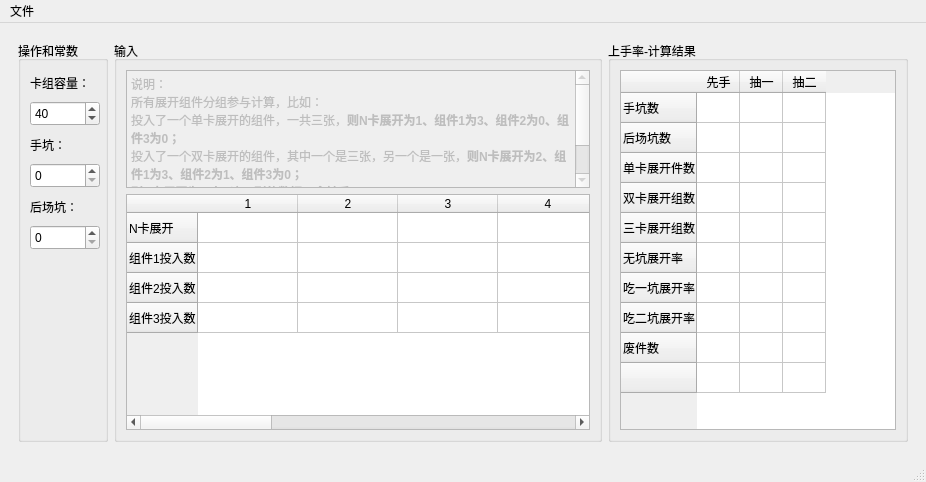
<?xml version="1.0" encoding="UTF-8"?>
<ui version="4.0">
 <class>MainWindow</class>
 <widget class="QMainWindow" name="MainWindow">
  <property name="geometry">
   <rect>
    <x>0</x>
    <y>0</y>
    <width>926</width>
    <height>482</height>
   </rect>
  </property>
  <property name="maximumSize">
   <size>
    <width>4096</width>
    <height>4096</height>
   </size>
  </property>
  <property name="windowTitle">
   <string>MainWindow</string>
  </property>
  <widget class="QWidget" name="centralwidget">
   <layout class="QHBoxLayout" name="horizontalLayout">
    <item>
     <widget class="QWidget" name="widget" native="true">
      <layout class="QHBoxLayout" name="horizontalLayout_4" stretch="1,4,2">
       <property name="sizeConstraint">
        <enum>QLayout::SetMinAndMaxSize</enum>
       </property>
       <item>
        <widget class="QGroupBox" name="groupOperate">
         <property name="minimumSize">
          <size>
           <width>90</width>
           <height>400</height>
          </size>
         </property>
         <property name="maximumSize">
          <size>
           <width>90</width>
           <height>4096</height>
          </size>
         </property>
         <property name="title">
          <string>操作和常数</string>
         </property>
         <layout class="QVBoxLayout" name="verticalLayout">
          <item>
           <widget class="QLabel" name="label">
            <property name="minimumSize">
             <size>
              <width>70</width>
              <height>25</height>
             </size>
            </property>
            <property name="maximumSize">
             <size>
              <width>70</width>
              <height>25</height>
             </size>
            </property>
            <property name="text">
             <string>卡组容量：</string>
            </property>
           </widget>
          </item>
          <item>
           <widget class="QDoubleSpinBox" name="deckNum">
            <property name="minimumSize">
             <size>
              <width>70</width>
              <height>25</height>
             </size>
            </property>
            <property name="maximumSize">
             <size>
              <width>70</width>
              <height>25</height>
             </size>
            </property>
            <property name="decimals">
             <number>0</number>
            </property>
            <property name="minimum">
             <double>0.000000000000000</double>
            </property>
            <property name="maximum">
             <double>60.000000000000000</double>
            </property>
            <property name="value">
             <double>40.000000000000000</double>
            </property>
           </widget>
          </item>
          <item>
           <widget class="QLabel" name="label_2">
            <property name="minimumSize">
             <size>
              <width>70</width>
              <height>25</height>
             </size>
            </property>
            <property name="maximumSize">
             <size>
              <width>70</width>
              <height>25</height>
             </size>
            </property>
            <property name="text">
             <string>手坑：</string>
            </property>
           </widget>
          </item>
          <item>
           <widget class="QDoubleSpinBox" name="shoukengNum">
            <property name="minimumSize">
             <size>
              <width>70</width>
              <height>25</height>
             </size>
            </property>
            <property name="maximumSize">
             <size>
              <width>70</width>
              <height>25</height>
             </size>
            </property>
            <property name="decimals">
             <number>0</number>
            </property>
            <property name="minimum">
             <double>0.000000000000000</double>
            </property>
            <property name="maximum">
             <double>60.000000000000000</double>
            </property>
            <property name="stepType">
             <enum>QAbstractSpinBox::AdaptiveDecimalStepType</enum>
            </property>
            <property name="value">
             <double>0.000000000000000</double>
            </property>
           </widget>
          </item>
          <item>
           <widget class="QLabel" name="label_3">
            <property name="minimumSize">
             <size>
              <width>70</width>
              <height>25</height>
             </size>
            </property>
            <property name="maximumSize">
             <size>
              <width>70</width>
              <height>25</height>
             </size>
            </property>
            <property name="text">
             <string>后场坑：</string>
            </property>
           </widget>
          </item>
          <item>
           <widget class="QDoubleSpinBox" name="houkengNum">
            <property name="minimumSize">
             <size>
              <width>70</width>
              <height>25</height>
             </size>
            </property>
            <property name="maximumSize">
             <size>
              <width>70</width>
              <height>25</height>
             </size>
            </property>
            <property name="decimals">
             <number>0</number>
            </property>
            <property name="minimum">
             <double>0.000000000000000</double>
            </property>
            <property name="maximum">
             <double>60.000000000000000</double>
            </property>
            <property name="value">
             <double>0.000000000000000</double>
            </property>
           </widget>
          </item>
          <item>
           <spacer name="verticalSpacer">
            <property name="orientation">
             <enum>Qt::Vertical</enum>
            </property>
            <property name="sizeHint" stdset="0">
             <size>
              <width>20</width>
              <height>40</height>
             </size>
            </property>
           </spacer>
          </item>
          <item>
           <widget class="QLabel" name="NumLable">
            <property name="minimumSize">
             <size>
              <width>70</width>
              <height>70</height>
             </size>
            </property>
            <property name="maximumSize">
             <size>
              <width>70</width>
              <height>70</height>
             </size>
            </property>
            <property name="text">
             <string/>
            </property>
           </widget>
          </item>
         </layout>
        </widget>
       </item>
       <item>
        <widget class="QGroupBox" name="groupInput">
         <property name="minimumSize">
          <size>
           <width>400</width>
           <height>400</height>
          </size>
         </property>
         <property name="maximumSize">
          <size>
           <width>4096</width>
           <height>4096</height>
          </size>
         </property>
         <property name="title">
          <string>输入</string>
         </property>
         <layout class="QVBoxLayout" name="verticalLayout_2" stretch="1,2">
          <property name="sizeConstraint">
           <enum>QLayout::SetMaximumSize</enum>
          </property>
          <item>
           <widget class="QTextEdit" name="textEdit">
            <property name="enabled">
             <bool>false</bool>
            </property>
            <property name="html">
             <string>&lt;!DOCTYPE HTML PUBLIC &quot;-//W3C//DTD HTML 4.0//EN&quot; &quot;http://www.w3.org/TR/REC-html40/strict.dtd&quot;&gt;
&lt;html&gt;&lt;head&gt;&lt;meta name=&quot;qrichtext&quot; content=&quot;1&quot; /&gt;&lt;style type=&quot;text/css&quot;&gt;
p, li { white-space: pre-wrap; }
&lt;/style&gt;&lt;/head&gt;&lt;body style=&quot; font-family:'SimSun'; font-size:9pt; font-weight:400; font-style:normal;&quot;&gt;
&lt;p style=&quot; margin-top:0px; margin-bottom:0px; margin-left:0px; margin-right:0px; -qt-block-indent:0; text-indent:0px;&quot;&gt;&lt;span style=&quot; font-family:'Microsoft YaHei UI';&quot;&gt;说明：&lt;/span&gt;&lt;/p&gt;
&lt;p style=&quot; margin-top:0px; margin-bottom:0px; margin-left:0px; margin-right:0px; -qt-block-indent:0; text-indent:0px;&quot;&gt;&lt;span style=&quot; font-family:'Microsoft YaHei UI';&quot;&gt;所有展开组件分组参与计算，比如：&lt;/span&gt;&lt;/p&gt;
&lt;p style=&quot; margin-top:0px; margin-bottom:0px; margin-left:0px; margin-right:0px; -qt-block-indent:0; text-indent:0px;&quot;&gt;&lt;span style=&quot; font-family:'Microsoft YaHei UI';&quot;&gt;投入了一个单卡展开的组件，一共三张，&lt;/span&gt;&lt;span style=&quot; font-family:'Microsoft YaHei UI'; font-weight:696;&quot;&gt;则N卡展开为1、组件1为3、组件2为0、组件3为0；&lt;/span&gt;&lt;/p&gt;
&lt;p style=&quot; margin-top:0px; margin-bottom:0px; margin-left:0px; margin-right:0px; -qt-block-indent:0; text-indent:0px;&quot;&gt;&lt;span style=&quot; font-family:'Microsoft YaHei UI';&quot;&gt;投入了一个双卡展开的组件，其中一个是三张，另一个是一张，&lt;/span&gt;&lt;span style=&quot; font-family:'Microsoft YaHei UI'; font-weight:696;&quot;&gt;则N卡展开为2、组件1为3、组件2为1、组件3为0；&lt;/span&gt;&lt;/p&gt;
&lt;p style=&quot; margin-top:0px; margin-bottom:0px; margin-left:0px; margin-right:0px; -qt-block-indent:0; text-indent:0px;&quot;&gt;&lt;span style=&quot; font-family:'Microsoft YaHei UI'; font-weight:696;&quot;&gt;则N卡展开为0时，这一列的数据不会被启用。&lt;/span&gt;&lt;/p&gt;
&lt;p style=&quot; margin-top:0px; margin-bottom:0px; margin-left:0px; margin-right:0px; -qt-block-indent:0; text-indent:0px;&quot;&gt;&lt;span style=&quot; font-family:'Microsoft YaHei UI';&quot;&gt;行1-10是指的你可以输入的1-10组独立的展开组合。&lt;/span&gt;&lt;/p&gt;
&lt;p style=&quot; margin-top:0px; margin-bottom:0px; margin-left:0px; margin-right:0px; -qt-block-indent:0; text-indent:0px;&quot;&gt;&lt;span style=&quot; font-family:'Microsoft YaHei UI';&quot;&gt;demo暂时不支持更多组数，以及非独立展开组合的计算。&lt;/span&gt;&lt;/p&gt;&lt;/body&gt;&lt;/html&gt;</string>
            </property>
           </widget>
          </item>
          <item>
           <widget class="QTableWidget" name="inPutWidget">
            <property name="columnCount">
             <number>10</number>
            </property>
            <row>
             <property name="text">
              <string>N卡展开</string>
             </property>
            </row>
            <row>
             <property name="text">
              <string>组件1投入数</string>
             </property>
            </row>
            <row>
             <property name="text">
              <string>组件2投入数</string>
             </property>
            </row>
            <row>
             <property name="text">
              <string>组件3投入数</string>
             </property>
            </row>
            <column/>
            <column/>
            <column/>
            <column/>
            <column/>
            <column/>
            <column/>
            <column/>
            <column/>
            <column/>
           </widget>
          </item>
         </layout>
        </widget>
       </item>
       <item>
        <widget class="QGroupBox" name="groupOutput">
         <property name="minimumSize">
          <size>
           <width>300</width>
           <height>400</height>
          </size>
         </property>
         <property name="maximumSize">
          <size>
           <width>4096</width>
           <height>4096</height>
          </size>
         </property>
         <property name="title">
          <string>上手率-计算结果</string>
         </property>
         <layout class="QHBoxLayout" name="horizontalLayout_3">
          <property name="sizeConstraint">
           <enum>QLayout::SetMaximumSize</enum>
          </property>
          <item>
           <widget class="QTableWidget" name="outPutWidget">
            <property name="enabled">
             <bool>true</bool>
            </property>
            <property name="sortingEnabled">
             <bool>false</bool>
            </property>
            <attribute name="horizontalHeaderVisible">
             <bool>true</bool>
            </attribute>
            <attribute name="horizontalHeaderCascadingSectionResizes">
             <bool>true</bool>
            </attribute>
            <attribute name="horizontalHeaderDefaultSectionSize">
             <number>43</number>
            </attribute>
            <attribute name="horizontalHeaderShowSortIndicator" stdset="0">
             <bool>false</bool>
            </attribute>
            <attribute name="horizontalHeaderStretchLastSection">
             <bool>false</bool>
            </attribute>
            <attribute name="verticalHeaderCascadingSectionResizes">
             <bool>true</bool>
            </attribute>
            <attribute name="verticalHeaderShowSortIndicator" stdset="0">
             <bool>true</bool>
            </attribute>
            <attribute name="verticalHeaderStretchLastSection">
             <bool>false</bool>
            </attribute>
            <row>
             <property name="text">
              <string>手坑数</string>
             </property>
            </row>
            <row>
             <property name="text">
              <string>后场坑数</string>
             </property>
            </row>
            <row>
             <property name="text">
              <string>单卡展开件数</string>
             </property>
            </row>
            <row>
             <property name="text">
              <string>双卡展开组数</string>
             </property>
            </row>
            <row>
             <property name="text">
              <string>三卡展开组数</string>
             </property>
            </row>
            <row>
             <property name="text">
              <string>无坑展开率</string>
             </property>
            </row>
            <row>
             <property name="text">
              <string>吃一坑展开率</string>
             </property>
            </row>
            <row>
             <property name="text">
              <string>吃二坑展开率</string>
             </property>
            </row>
            <row>
             <property name="text">
              <string>废件数</string>
             </property>
            </row>
            <row>
             <property name="text">
              <string/>
             </property>
            </row>
            <column>
             <property name="text">
              <string>先手</string>
             </property>
            </column>
            <column>
             <property name="text">
              <string>抽一</string>
             </property>
            </column>
            <column>
             <property name="text">
              <string>抽二</string>
             </property>
            </column>
           </widget>
          </item>
         </layout>
        </widget>
       </item>
      </layout>
     </widget>
    </item>
   </layout>
  </widget>
  <widget class="QMenuBar" name="menubar">
   <property name="geometry">
    <rect>
     <x>0</x>
     <y>0</y>
     <width>926</width>
     <height>26</height>
    </rect>
   </property>
   <widget class="QMenu" name="menu">
    <property name="title">
     <string>文件</string>
    </property>
    <addaction name="actionimport"/>
    <addaction name="actionexport"/>
   </widget>
   <addaction name="menu"/>
  </widget>
  <widget class="QStatusBar" name="statusbar"/>
  <action name="actionimport">
   <property name="text">
    <string>导入记录</string>
   </property>
  </action>
  <action name="actionexport">
   <property name="text">
    <string>导出记录</string>
   </property>
  </action>
 </widget>
 <resources/>
 <connections/>
</ui>
